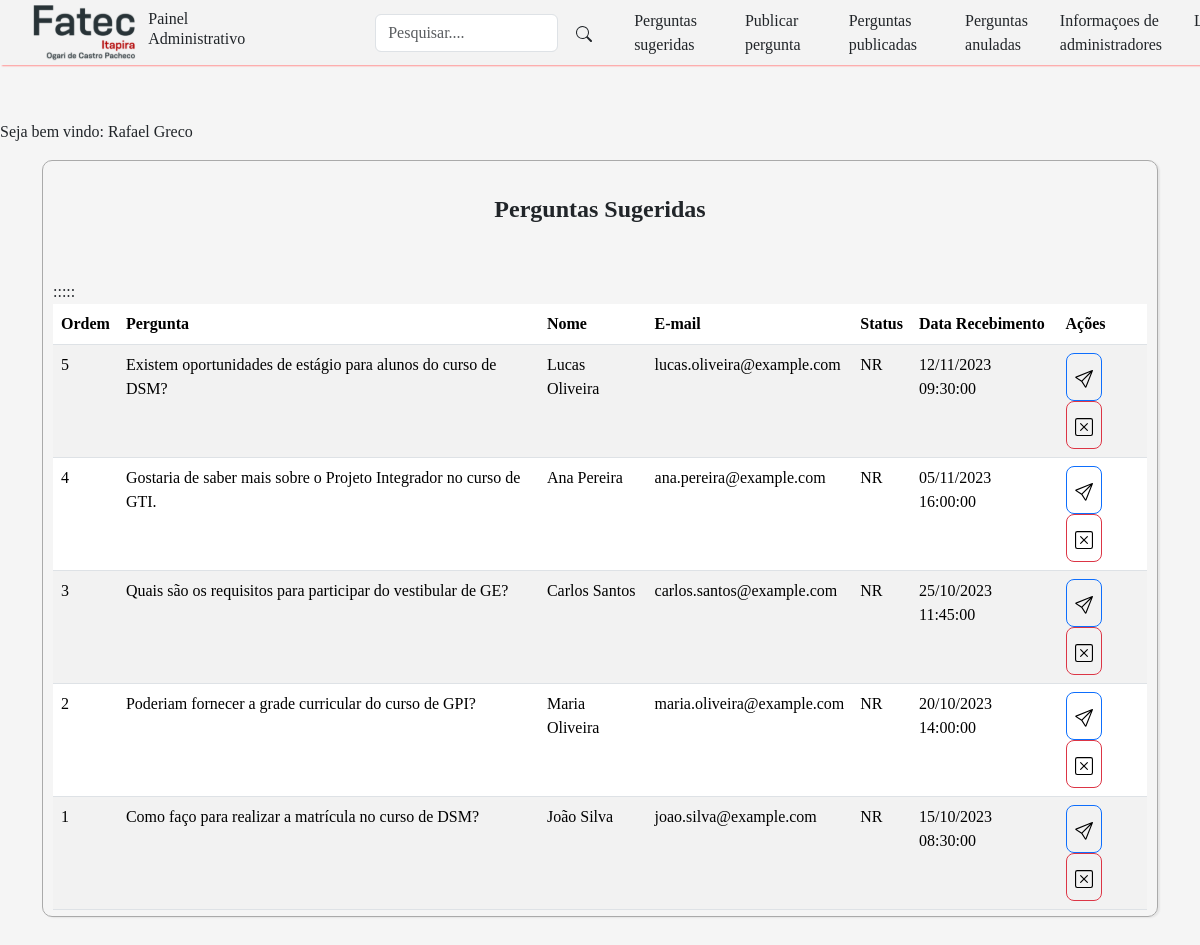
/view/listar_pergunta_sugerida.php (signed in), run on the app's committed database.
### tables this page shows
CREATE TABLE tb_perguntas (
    id_pergunta INT AUTO_INCREMENT NOT NULL PRIMARY KEY,
    pergunta TEXT,
    resposta TEXT,
    nome_solicitante VARCHAR(255) NOT NULL,
    email_solicitante VARCHAR(100) NOT NULL,
    situacao VARCHAR(255) NOT NULL,
    data_pergunta DATETIME NOT NULL DEFAULT CURRENT_TIMESTAMP(),
    data_resposta DATETIME,
    adm_id_resposta INT,
    CONSTRAINT fk_tb_adm_adm_id FOREIGN KEY (adm_id_resposta) REFERENCES tb_adm(adm_id),
    status_pergunta ENUM('NR','RES','EXC') DEFAULT 'NR',
    view INT DEFAULT 0
);

### view/listar_pergunta_sugerida.php (the view, shortened to what this page needs)
<?php
if (isset($_SESSION['nome_adm_logado'])) {
    $nome_adm = $_SESSION['nome_adm_logado'];
} else {
    header('Location: ../login.html');
    exit();
    echo "Sessão não iniciada.";
}
    require_once "../class/pergunta.php";
    require_once "../conexao.php";
    if(!empty($_GET['search']))
    {
        $data = $_GET['search'];
        $sql = "SELECT * FROM tb_perguntas WHERE (id_pergunta LIKE '%$data%'  or pergunta LIKE '%$data%' or resposta LIKE '%$data%') and status_pergunta = 'NR' ORDER BY id_pergunta DESC";
    }
    else
    {
        $sql ="SELECT * FROM tb_perguntas WHERE status_pergunta = 'NR' ORDER BY id_pergunta DESC ";
    }
    $result = $conexao->query($sql);
?>
<!DOCTYPE html>
<html lang="pt-BR">
<head>
    <link href="https://cdn.jsdelivr.net/npm/bootstrap@5.3.2/dist/css/bootstrap.min.css" rel="stylesheet">
    <link href="../css/areaadmin.css" rel="stylesheet">
</head>
<body>
    <header>
        <nav class="navbar navbar-expand-lg fixed-top" >
            <img class="logo" src="../img/FATEC.svg">
                <div class="container ">
                <h2 class="nav-link text-light text-dark">Painel Administrativo</h2>
                <div class="box-search">
                <input type="search" class="form-control w=25" id="pesquisar" placeholder="Pesquisar...." onkeydown="handleKeyPress(event)">
                    <button class="btn" onclick="searchData()" style="margin-left:5px;">
                    </button>
                </div>
                <div class="collapse navbar-collapse  " id="navbarNav">
                <ul class="navbar-nav">
                        <li class="nav-item mx-3" >
                            <a class="nav-link text-dark" href="listar_pergunta_sugerida.php">Perguntas sugeridas</a>
                        </li>
                        <li class="nav-item mx-3">
                            <a class="nav-link text-dark" href="form_nova_pergunta.php">Publicar pergunta</a>
                        </li>
                        <li class="nav-item mx-3">
                            <a class="nav-link text-dark" href="listar_pergunta_publicada.php">Perguntas publicadas</a>
                        </li>
                        <li class="nav-item mx-3">
                            <a class="nav-link text-dark" href="listar_pergunta_anulada.php">Perguntas anuladas</a>
                        </li>
                            <a class="nav-link text-dark" href="listar_adm.php">Informaçoes de administradores</a>
                        <li class="nav-item mx-3">
                            <a class="nav-link text-dark" href="?logout=true"> Logout</a>
                        </li>
                    </ul>
                    </div>
            </div>
        </nav>
    </header>
    <br><br><br><br><br>
    <?php echo "<p>Seja bem vindo: $nome_adm</p>" ?>
    <main>
        <div class="container">
                <div class="table-container">
                    <table class="table table-striped">
                        <thead>
                            <br>
                            <h4>Perguntas Sugeridas</h4>
                            <br><br>
                            <tr>
                                <th>Ordem</th>
                                <th>Pergunta</th>
                                <th>Nome</th>
                                <th>E-mail</th>
                                <th>Status</th>
                                <th>Data Recebimento</th>
                                <th>Ações</th>
                            </tr>
                        </thead>
                            <tbody class="table">
                            <?php
                            while($user_data = $result-> fetch(PDO::FETCH_ASSOC))
                            {
                                echo"<tr>:";
                                echo"<td>".$user_data['id_pergunta']."</td>";
                                echo"<td>".$user_data['pergunta']."</td>";
                                echo"<td>".$user_data['nome_solicitante']."</td>";
                                echo"<td>".$user_data['email_solicitante']."</td>";
                                echo"<td>".$user_data['status_pergunta']."</td>";
                                echo "<td>".date('d/m/Y H:i:s', strtotime($user_data['data_pergunta']))."</td>";
                                echo "<td>
                                            <a class='btn btn-lg btn-primary' href='../view/resp_nova_pergunta.php?id_pergunta=$user_data[id_pergunta]'><img class='botao' src='../img/send.svg'></a></button>
                                            <a class='btn btn-lg btn-danger' href='../controller/anular-pergunta-sugerida.php?id_pergunta=$user_data[id_pergunta]'><img class='botao' src='../img/x-square.svg'></a>
                                        </td>";
                            }
                        ?>
                            </tbody>
                    </table>
                </div>
            </div>
    </main>
</body>
</html>

### css/areaadmin.css (style rules this page uses)
.botao { width: 18px; height: 18px; }
body { background-color:#F5F5F5; font-family: Tahoma; }
nav { height: 65px;background-color:#F3F3F3; box-shadow:2px 1px 1.5px #FF9393; }
.table-container { height: 70vh; overflow-x: auto; border: solid 0.5px #AAAAAA; border-radius: 10px; box-shadow:2px 1px 1.5px #E5E5E5; padding: 10px; }
th { padding:10px; }
h4 { text-align: center;font-weight: bold; }
h2 { font-size: 20px;margin-right: 125px; }
.box-search { display:flex; padding:5px; width:500px; align-items: center; }
.logo { margin-left: 33px;height: 65px;margin-top: 10px; }

### data on the page
tb_perguntas: id_pergunta "5", pergunta "Existem oportunidades de estágio para alunos do curso de DSM?", nome_solicitante "Lucas Oliveira", email_solicitante "lucas.oliveira@example.com", status_pergunta "NR", data_pergunta "12/11/2023 09:30:00"
tb_perguntas: id_pergunta "4", pergunta "Gostaria de saber mais sobre o Projeto Integrador no curso de GTI.", nome_solicitante "Ana Pereira", email_solicitante "ana.pereira@example.com", status_pergunta "NR", data_pergunta "05/11/2023 16:00:00"
tb_perguntas: id_pergunta "3", pergunta "Quais são os requisitos para participar do vestibular de GE?", nome_solicitante "Carlos Santos", email_solicitante "carlos.santos@example.com", status_pergunta "NR", data_pergunta "25/10/2023 11:45:00"
tb_perguntas: id_pergunta "2", pergunta "Poderiam fornecer a grade curricular do curso de GPI?", nome_solicitante "Maria Oliveira", email_solicitante "maria.oliveira@example.com", status_pergunta "NR", data_pergunta "20/10/2023 14:00:00"
tb_perguntas: id_pergunta "1", pergunta "Como faço para realizar a matrícula no curso de DSM?", nome_solicitante "João Silva", email_solicitante "joao.silva@example.com", status_pergunta "NR", data_pergunta "15/10/2023 08:30:00"

### other printed values
$nome_adm "Rafael Greco"
